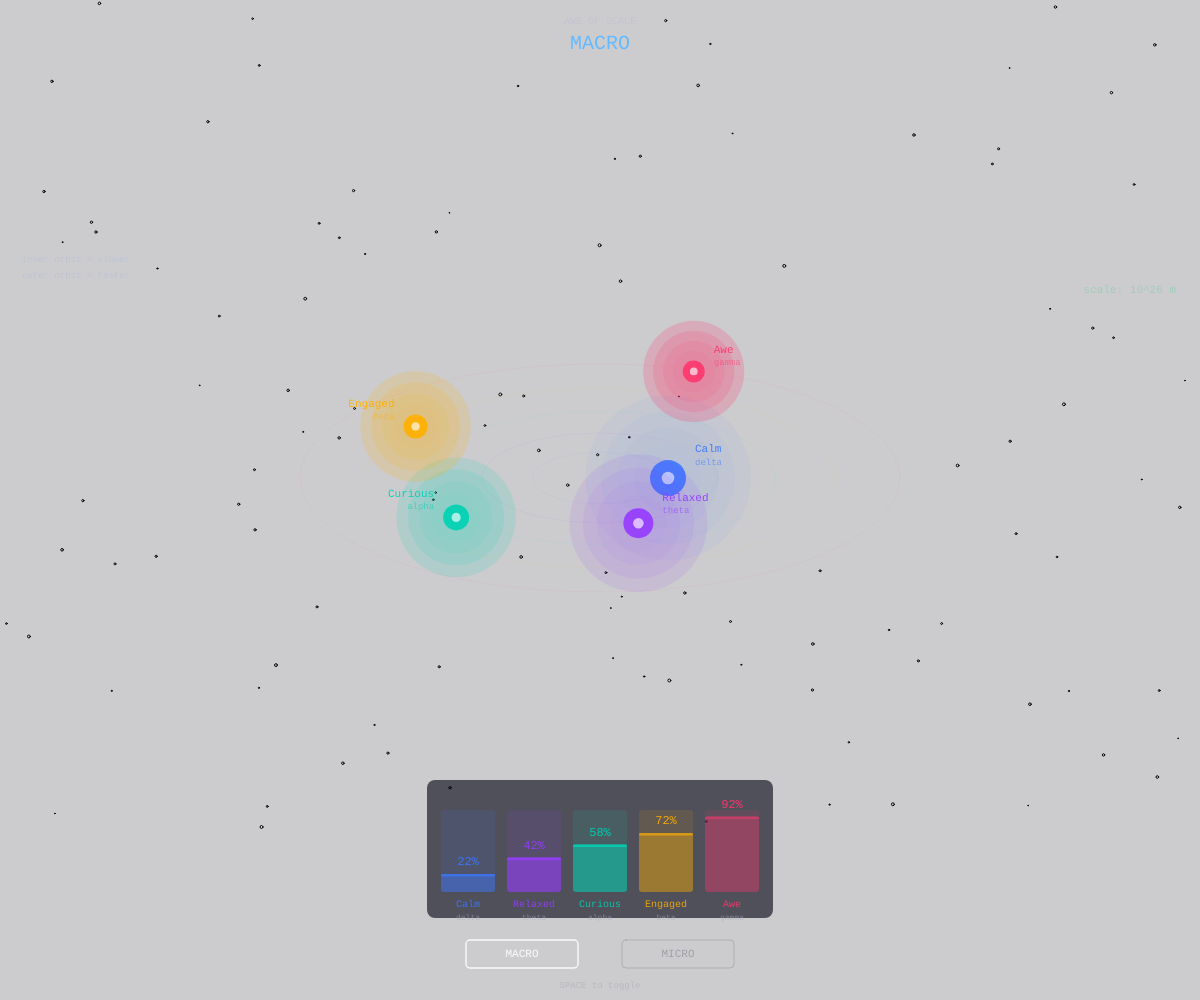
Frame 1 (no input)
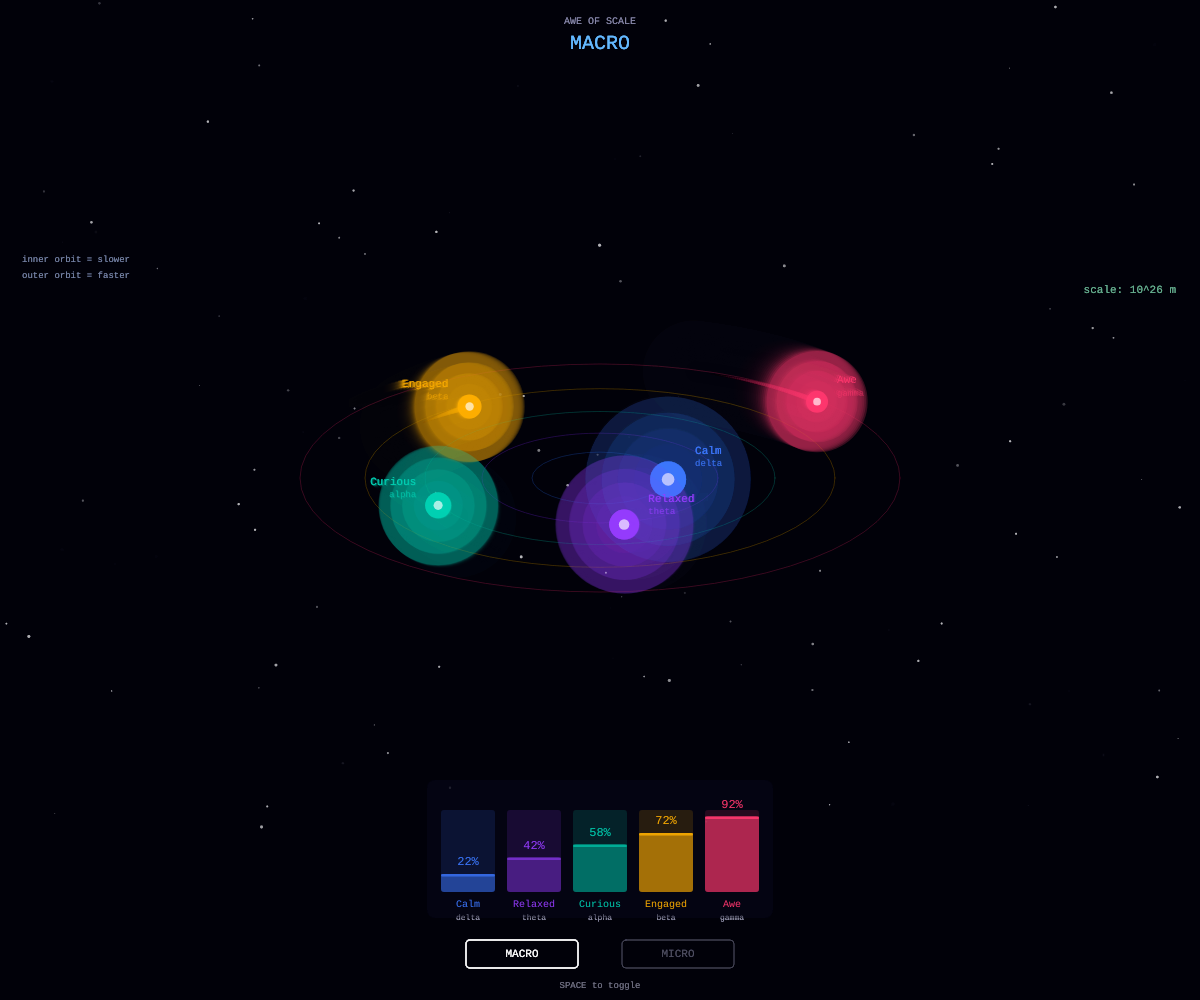
Frame 60 (no input)
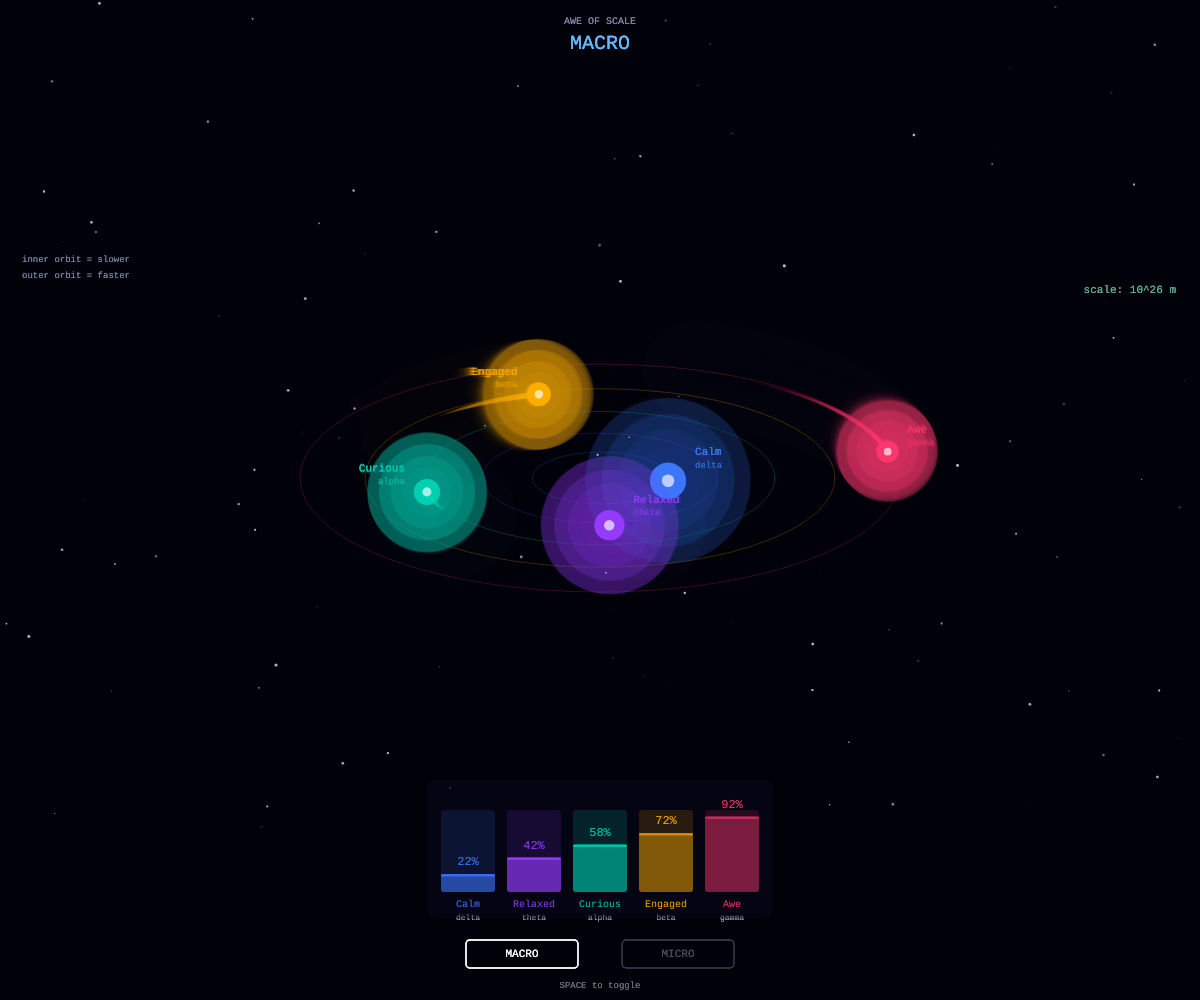
Frame 120 (the mouse pressed at the canvas centre since frame 60)

The p5.js sketch that drew these frames (run headless with seeded random() and noise() and a simulated clock; from frame 60 on, the mouse is pressed at the canvas centre):

// p5.js sketch
// ── sketch.js
// ============================================================
//  AWE OF SCALE — EEG Brain Response Visualizer
//  p5.js sketch — paste into editor.p5js.org
//  SPACE or click buttons to toggle MACRO <-> MICRO
// ============================================================

const BANDS = [
  { name:"Calm",    desc:"delta", col:[60,  120, 255], orbitR:68,  speed:0.0009, size:18, microPow:0.18, macroPow:0.22 },
  { name:"Relaxed", desc:"theta", col:[150, 60,  255], orbitR:118, speed:0.0020, size:15, microPow:0.58, macroPow:0.42 },
  { name:"Curious", desc:"alpha", col:[0,   210, 180], orbitR:175, speed:0.0035, size:13, microPow:0.44, macroPow:0.58 },
  { name:"Engaged", desc:"beta",  col:[255, 175, 0  ], orbitR:235, speed:0.0056, size:12, microPow:0.88, macroPow:0.72 },
  { name:"Awe",     desc:"gamma", col:[255, 55,  110], orbitR:300, speed:0.0085, size:11, microPow:0.76, macroPow:0.92 },
];

const TILT      = 0.38;
const TRAIL_LEN = 130;
const PER_ORB   = 18;

// macro
let angles = [];
let trails = [];

// micro
let microPhase    = 0; // 0=scatter 1=converge 2=merge
let microTimer    = 0;
let microOrbs     = [];
let microClusters = [];
const SCATTER_DUR  = 180;
const CONVERGE_DUR = 240;
const MERGE_DUR    = 220;

// shared
let mode      = "macro";
let nextMode  = "macro";
let tProgress = 1.0;
let eeg       = [];

// ── SETUP ─────────────────────────────────────────────────
function setup() {
  createCanvas(windowWidth, windowHeight);
  colorMode(RGB, 255, 255, 255, 1.0);
  eeg    = BANDS.map(b => b.macroPow);
  angles = BANDS.map((b, i) => (TWO_PI / BANDS.length) * i);
  trails = BANDS.map(() => []);
  buildMicro();
}

// ── DRAW ──────────────────────────────────────────────────
function draw() {
  background(3, 3, 12, 0.20);

  if (tProgress < 1) {
    tProgress = min(1, tProgress + 0.016);
    if (tProgress >= 1) mode = nextMode;
  }

  for (let i = 0; i < BANDS.length; i++) {
    let target = nextMode === "macro" ? BANDS[i].macroPow : BANDS[i].microPow;
    eeg[i] = lerp(eeg[i], target, 0.022);
  }

  drawStars();

  if (nextMode === "macro") {
    drawOrbits();
    drawMacroOrbs();
  } else {
    drawMicro();
  }

  drawEEGBars();
  drawLabels();
  drawButtons();
}

// ── STARS ─────────────────────────────────────────────────
function drawStars() {
  let a = nextMode === "macro" ? 0.42 : map(tProgress, 0.3, 1.0, 0.42, 0.0);
  if (a <= 0.01) return;
  randomSeed(77);
  for (let i = 0; i < 110; i++) {
    let fl = 0.4 + 0.4 * sin(frameCount * 0.027 + i * 1.9);
    fill(255, 255, 255, a * fl);
    ellipse(random(width), random(height * 0.85), random(0.6, 3.0));
  }
}

// ── MACRO ─────────────────────────────────────────────────
function drawOrbits() {
  let cx = width / 2, cy = height / 2 - 22;
  noFill();
  for (let i = 0; i < BANDS.length; i++) {
    let b = BANDS[i];
    stroke(b.col[0], b.col[1], b.col[2], 0.10);
    strokeWeight(0.8);
    push();
    translate(cx, cy);
    scale(1, TILT);
    ellipse(0, 0, b.orbitR * 2, b.orbitR * 2);
    pop();
  }
  noStroke();
}

function drawMacroOrbs() {
  let cx = width / 2, cy = height / 2 - 22;
  for (let i = 0; i < BANDS.length; i++) {
    let b   = BANDS[i];
    let c   = b.col;
    let pwr = eeg[i];
    let wobble = sin(frameCount * 0.0005 + i * 1.4) * 7;
    let r = b.orbitR + wobble;
    angles[i] += b.speed;
    let x = cx + cos(angles[i]) * r;
    let y = cy + sin(angles[i]) * r * TILT;

    trails[i].push({ x, y });
    if (trails[i].length > TRAIL_LEN) trails[i].shift();

    for (let t = 1; t < trails[i].length; t++) {
      let prog = t / trails[i].length;
      stroke(c[0], c[1], c[2], prog * prog * 0.32 * pwr);
      strokeWeight(prog * b.size * 0.55);
      line(trails[i][t-1].x, trails[i][t-1].y, trails[i][t].x, trails[i][t].y);
      noStroke();
    }
    noStroke();

    for (let g = 4; g > 0; g--) {
      fill(c[0], c[1], c[2], 0.06 * g * pwr);
      ellipse(x, y, b.size * (1 + g * 0.9) * 2);
    }
    fill(c[0], c[1], c[2], 0.92);
    ellipse(x, y, b.size * 2);
    fill(255, 255, 255, 0.65);
    ellipse(x, y, b.size * 0.7);

    let side = cos(angles[i]) > 0 ? 1 : -1;
    let lx = x + side * (b.size + 9);
    let ly = y - b.size - 5;
    noStroke();
    textFont("monospace");
    textAlign(side > 0 ? LEFT : RIGHT, BOTTOM);
    textSize(11);
    fill(c[0], c[1], c[2], 0.95);
    text(b.name, lx, ly);
    textSize(9);
    fill(c[0], c[1], c[2], 0.55);
    text(b.desc, lx, ly + 12);
  }
  noStroke();
}

// ── MICRO ─────────────────────────────────────────────────
function buildMicro() {
  microPhase = 0;
  microTimer = 0;
  microOrbs  = [];
  microClusters = [];

  let cx = width / 2, cy = height / 2 - 22;

  for (let i = 0; i < BANDS.length; i++) {
    let angle  = (TWO_PI / BANDS.length) * i - HALF_PI;
    let ox = cx + cos(angle) * 155;
    let oy = cy + sin(angle) * 105;
    microOrbs.push({ x: ox, y: oy, startX: ox, startY: oy });

    let cluster = [];
    for (let p = 0; p < PER_ORB; p++) {
      cluster.push({
        x:     ox + random(-190, 190),
        y:     oy + random(-150, 150),
        vx:    random(-0.9, 0.9),
        vy:    random(-0.9, 0.9),
        sz:    random(3.5, 9.0),
        pulse: random(TWO_PI),
        alpha: random(0.5, 0.92),
      });
    }
    microClusters.push(cluster);
  }
}

function drawMicro() {
  microTimer++;
  let cx = width / 2, cy = height / 2 - 22;

  // phase transitions
  if (microPhase === 0 && microTimer > SCATTER_DUR)  { microPhase = 1; microTimer = 0; }
  if (microPhase === 1 && microTimer > CONVERGE_DUR) { microPhase = 2; microTimer = 0; }
  if (microPhase === 2 && microTimer > MERGE_DUR)    { buildMicro(); return; }

  let convergeProg = microPhase === 0 ? 0
                   : microPhase === 1 ? microTimer / CONVERGE_DUR
                   : 1.0;
  let mergeProg    = microPhase === 2 ? microTimer / MERGE_DUR : 0;

  // move orbs toward center during merge
  for (let i = 0; i < BANDS.length; i++) {
    let orb = microOrbs[i];
    orb.x = lerp(orb.x, cx, mergeProg * 0.045);
    orb.y = lerp(orb.y, cy, mergeProg * 0.045);
  }

  // draw particles + orbs per band
  for (let i = 0; i < BANDS.length; i++) {
    let b       = BANDS[i];
    let c       = b.col;
    let pwr     = eeg[i];
    let orb     = microOrbs[i];
    let cluster = microClusters[i];

    // particles
    for (let p of cluster) {
      p.pulse += 0.045;

      let pull = convergeProg * 0.055 + mergeProg * 0.09;
      p.vx += (orb.x - p.x) * pull + random(-0.2, 0.2);
      p.vy += (orb.y - p.y) * pull + random(-0.2, 0.2);
      p.vx *= 0.94;
      p.vy *= 0.94;
      p.x  += p.vx;
      p.y  += p.vy;

      let d = dist(p.x, p.y, orb.x, orb.y);
      let fa = convergeProg > 0 ? p.alpha * map(d, 0, 28, 0, 1, true) : p.alpha;
      let sz = p.sz * (1 + 0.22 * sin(p.pulse) * pwr);

      noStroke();
      for (let g = 3; g > 0; g--) {
        fill(c[0], c[1], c[2], fa * pwr * 0.07 * g);
        ellipse(p.x, p.y, sz * (1 + g * 1.2));
      }
      fill(c[0], c[1], c[2], fa * pwr);
      ellipse(p.x, p.y, sz);
      fill(255, 255, 255, fa * pwr * 0.5);
      ellipse(p.x, p.y, sz * 0.3);
    }

    // main orb
    let ov  = convergeProg;
    let osm = ov * b.size * 2 + mergeProg * 16;
    if (ov > 0.01) {
      noStroke();
      for (let g = 5; g > 0; g--) {
        fill(c[0], c[1], c[2], ov * 0.07 * g * pwr);
        ellipse(orb.x, orb.y, osm * (1 + g * 0.9));
      }
      fill(c[0], c[1], c[2], ov * 0.88);
      ellipse(orb.x, orb.y, osm);
      fill(255, 255, 255, ov * 0.6);
      ellipse(orb.x, orb.y, osm * 0.3);

      let la = ov * (1 - mergeProg);
      if (la > 0.05) {
        textFont("monospace");
        textAlign(CENTER, BOTTOM);
        textSize(11);
        fill(c[0], c[1], c[2], la * 0.95);
        text(b.name, orb.x, orb.y - b.size - 8);
        textSize(9);
        fill(c[0], c[1], c[2], la * 0.55);
        text(b.desc, orb.x, orb.y - b.size + 4);
      }
    }
  }

  // unified orb
  if (mergeProg > 0.35) {
    let ua  = map(mergeProg, 0.35, 1.0, 0, 1);
    let usz = map(mergeProg, 0.35, 1.0, 0, 110);
    noStroke();
    for (let i = 0; i < BANDS.length; i++) {
      let c = BANDS[i].col;
      fill(c[0], c[1], c[2], ua * 0.13);
      ellipse(cx, cy, usz * (1.6 + i * 0.28));
    }
    fill(255, 255, 255, ua * 0.88);
    ellipse(cx, cy, usz * 0.5);

    if (ua > 0.5) {
      textFont("monospace");
      textAlign(CENTER, BOTTOM);
      textSize(12);
      fill(255, 255, 255, ua * 0.8);
      text("unified response", cx, cy - 62);
    }
  }
}

// ── EEG BARS ──────────────────────────────────────────────
function drawEEGBars() {
  let bw    = 54, bh = 82, gap = 12;
  let total = BANDS.length * bw + (BANDS.length - 1) * gap;
  let sx    = width / 2 - total / 2;
  let baseY = height - 108;

  noStroke();
  fill(4, 4, 18, 0.62);
  rect(sx - 14, baseY - bh - 30, total + 28, bh + 56, 8);

  textFont("monospace");
  textAlign(CENTER, CENTER);

  for (let i = 0; i < BANDS.length; i++) {
    let b     = BANDS[i];
    let c     = b.col;
    let pwr   = eeg[i];
    let x     = sx + i * (bw + gap);
    let fillH = pwr * bh;
    let shim  = 0.78 + 0.22 * sin(frameCount * 0.055 + i * 1.2);

    fill(c[0], c[1], c[2], 0.10);
    rect(x, baseY - bh, bw, bh, 3);
    fill(c[0], c[1], c[2], 0.55 * shim);
    rect(x, baseY - fillH, bw, fillH, 3);
    fill(c[0], c[1], c[2], 0.88 * shim);
    rect(x, baseY - fillH, bw, 2.5, 1);

    textSize(12);
    fill(c[0], c[1], c[2], 0.92);
    text(nf(pwr * 100, 2, 0) + "%", x + bw/2, baseY - fillH - 12);
    textSize(10);
    fill(c[0], c[1], c[2], 0.88);
    text(b.name, x + bw/2, baseY + 12);
    textSize(8);
    fill(170, 170, 195, 0.55);
    text(b.desc, x + bw/2, baseY + 26);
  }
}

// ── LABELS ────────────────────────────────────────────────
function drawLabels() {
  textFont("monospace");
  noStroke();
  textAlign(CENTER, TOP);
  textSize(10);
  fill(180, 180, 220, 0.40);
  text("AWE OF SCALE", width/2, 16);

  let mLabel = nextMode === "macro" ? "MACRO" : "MICRO";
  let mc     = nextMode === "macro" ? [100, 185, 255] : [70, 255, 185];
  textSize(20);
  fill(mc[0], mc[1], mc[2], min(1, tProgress * 1.8));
  text(mLabel, width/2, 34);

  if (nextMode === "macro") {
    textAlign(LEFT, CENTER);
    textSize(9);
    fill(160, 180, 220, 0.38);
    text("inner orbit = slower", 22, height * 0.26);
    text("outer orbit = faster", 22, height * 0.26 + 16);
  }

  textAlign(RIGHT, CENTER);
  textSize(11);
  fill(120, 205, 165, 0.55);
  text(nextMode === "macro" ? "scale: 10^26 m" : "scale: 10^-6 m", width - 24, height * 0.29);
}

// ── BUTTONS ───────────────────────────────────────────────
function drawButtons() {
  drawBtn("MACRO", width/2 - 78, height - 46, nextMode === "macro");
  drawBtn("MICRO", width/2 + 78, height - 46, nextMode === "micro");
  textFont("monospace");
  textAlign(CENTER, BOTTOM);
  textSize(9);
  fill(150, 150, 170, 0.40);
  text("SPACE to toggle", width/2, height - 10);
}

function drawBtn(label, cx, cy, active) {
  rectMode(CENTER);
  let co = active ? 255 : 100;
  let ao = active ? 0.88 : 0.38;
  noFill();
  stroke(co, co, co + 20, ao);
  strokeWeight(active ? 1.4 : 0.8);
  rect(cx, cy, 112, 28, 4);
  noStroke();
  fill(co, co, co + 20, ao + 0.05);
  textAlign(CENTER, CENTER);
  textFont("monospace");
  textSize(11);
  text(label, cx, cy);
  rectMode(CORNER);
}

// ── INTERACTION ───────────────────────────────────────────
function keyPressed() {
  if (key === " ") toggle();
}

function mousePressed() {
  if (abs(mouseY - (height - 46)) < 18) {
    if (abs(mouseX - (width/2 - 78)) < 60) switchTo("macro");
    if (abs(mouseX - (width/2 + 78)) < 60) switchTo("micro");
  }
}

function toggle() {
  switchTo(nextMode === "macro" ? "micro" : "macro");
}

function switchTo(m) {
  if (nextMode === m) return;
  nextMode  = m;
  tProgress = 0;
  if (m === "micro") {
    buildMicro();
  } else {
    angles = BANDS.map((b, i) => (TWO_PI / BANDS.length) * i);
    trails = BANDS.map(() => []);
  }
}

function windowResized() {
  resizeCanvas(windowWidth, windowHeight);
  buildMicro();
}
